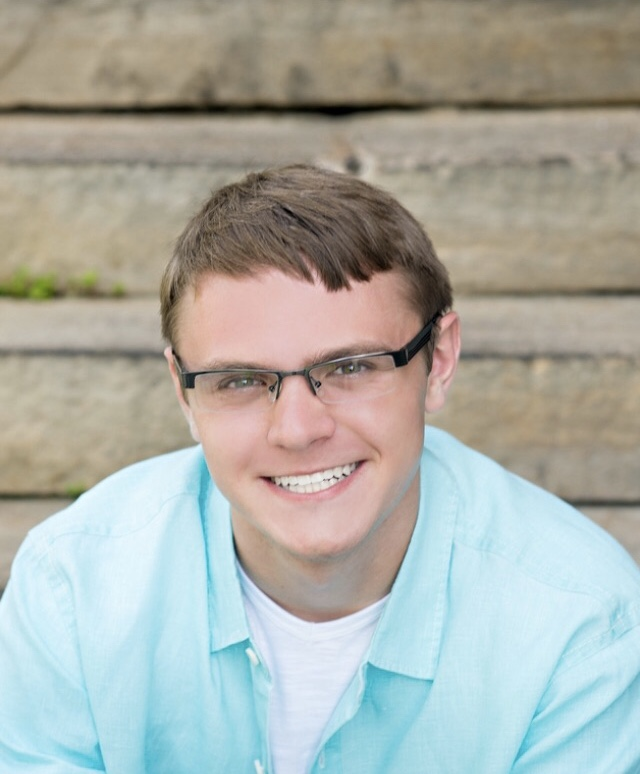
#> input picture images/person.jpg, 640 x 774 px, found by its file name
$ python abstractify.py
#> lines starting #> are read from the running program, lines starting #| are printed output that depends on the picture
#> further down, img is the input picture: shape (774, 640, 3); mean B, G, R 166.5, 173.9, 171.2
# importing libraries
import cv2
import numpy as np
from skimage.segmentation import slic
import matplotlib.pyplot as plt

# Environment Variables
SUPERPIXELS = 1000
SIGMA = 0
COMPACTNESS = .1

def abstract(img):
    superpixels = slic(img, n_segments = SUPERPIXELS, sigma = SIGMA,compactness=COMPACTNESS)
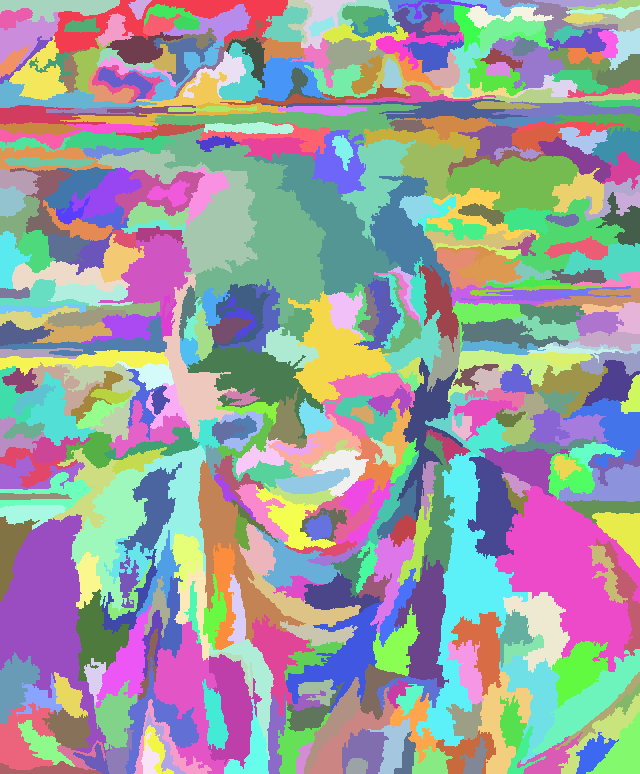
#> superpixels: shape (774, 640) int64; 455 distinct labels, from 1 to 455; one colour per label, 0 black
    # go through every pixel in superpixels and average them from the image should be able to splice
    for numSegements in range(SUPERPIXELS):
        indecies = np.where(superpixels == numSegements)
        img[indecies[0],indecies[1],0] = np.average(img[indecies[0],indecies[1],0])
        img[indecies[0],indecies[1],1] = np.average(img[indecies[0],indecies[1],1])
        img[indecies[0],indecies[1],2] = np.average(img[indecies[0],indecies[1],2])
#> this loop made 1000 passes
#> indecies on passes 1 to 3: (empty array, empty array), 1572 positions, rows 0 to 22, columns 0 to 119, 4129 positions, rows 0 to 53, columns 54 to 287
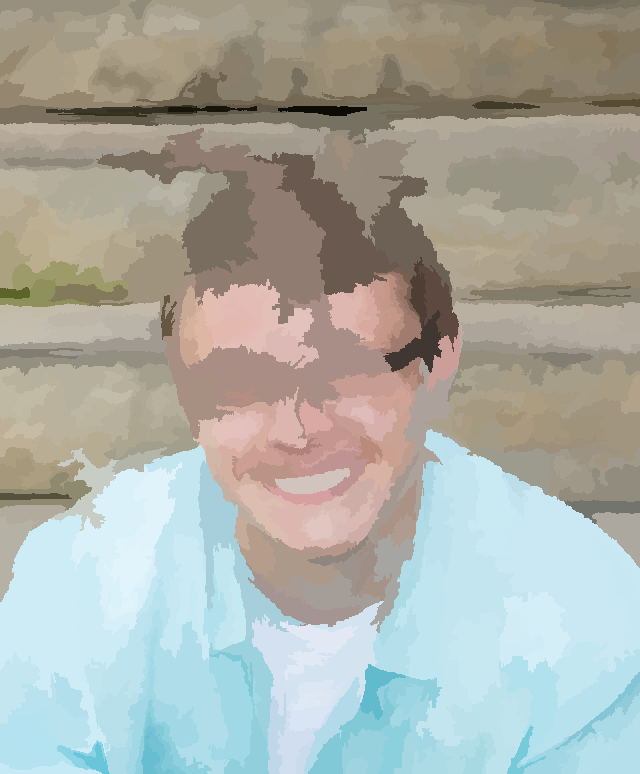
#> img: shape (774, 640, 3); mean B, G, R 166, 173.4, 170.7

    return img

img = cv2.imread('images\\person.jpg')
cv2.imshow("Image", img)
cartoon = abstract(img)
cv2.imshow("Cartoon", cartoon)
cv2.waitKey(0)
